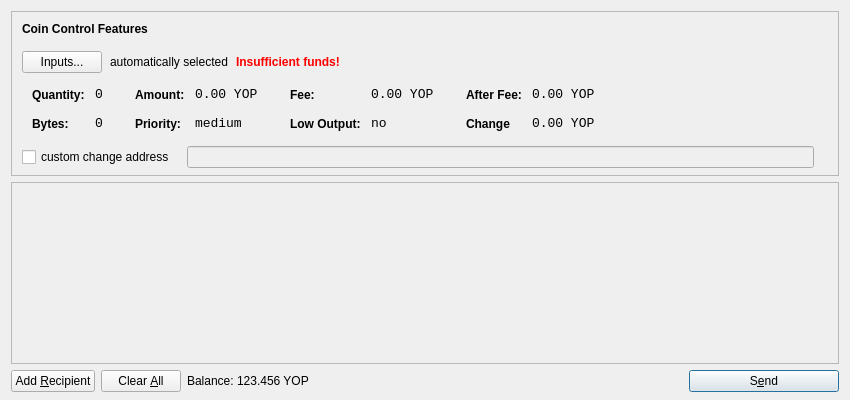
<?xml version="1.0" encoding="UTF-8"?>
<ui version="4.0">
 <class>SendCoinsDialog</class>
 <widget class="QDialog" name="SendCoinsDialog">
  <property name="geometry">
   <rect>
    <x>0</x>
    <y>0</y>
    <width>850</width>
    <height>400</height>
   </rect>
  </property>
  <property name="windowTitle">
   <string>Send Coins</string>
  </property>
  <layout class="QVBoxLayout" name="verticalLayout" stretch="0,1,0">
   <property name="bottomMargin">
    <number>8</number>
   </property>
   <item>
    <widget class="QFrame" name="frameCoinControl">
     <property name="sizePolicy">
      <sizepolicy hsizetype="Expanding" vsizetype="Expanding">
       <horstretch>0</horstretch>
       <verstretch>0</verstretch>
      </sizepolicy>
     </property>
     <property name="maximumSize">
      <size>
       <width>16777215</width>
       <height>16777215</height>
      </size>
     </property>
     <property name="frameShape">
      <enum>QFrame::StyledPanel</enum>
     </property>
     <property name="frameShadow">
      <enum>QFrame::Sunken</enum>
     </property>
     <layout class="QVBoxLayout" name="verticalLayoutCoinControl2">
      <property name="spacing">
       <number>-1</number>
      </property>
      <property name="leftMargin">
       <number>0</number>
      </property>
      <property name="topMargin">
       <number>0</number>
      </property>
      <property name="rightMargin">
       <number>0</number>
      </property>
      <property name="bottomMargin">
       <number>6</number>
      </property>
      <item>
       <layout class="QVBoxLayout" name="verticalLayoutCoinControl" stretch="0,0,0,0,1">
        <property name="spacing">
         <number>0</number>
        </property>
        <property name="leftMargin">
         <number>10</number>
        </property>
        <property name="topMargin">
         <number>10</number>
        </property>
        <item>
         <layout class="QHBoxLayout" name="horizontalLayoutCoinControl1">
          <property name="bottomMargin">
           <number>15</number>
          </property>
          <item>
           <widget class="QLabel" name="labelCoinControlFeatures">
            <property name="sizePolicy">
             <sizepolicy hsizetype="Preferred" vsizetype="Maximum">
              <horstretch>0</horstretch>
              <verstretch>0</verstretch>
             </sizepolicy>
            </property>
            <property name="font">
             <font>
              <weight>75</weight>
              <bold>true</bold>
             </font>
            </property>
            <property name="styleSheet">
             <string notr="true">font-weight:bold;</string>
            </property>
            <property name="text">
             <string>Coin Control Features</string>
            </property>
           </widget>
          </item>
         </layout>
        </item>
        <item>
         <layout class="QHBoxLayout" name="horizontalLayoutCoinControl2" stretch="0,0,0,0">
          <property name="spacing">
           <number>8</number>
          </property>
          <property name="bottomMargin">
           <number>10</number>
          </property>
          <item>
           <widget class="QPushButton" name="pushButtonCoinControl">
            <property name="styleSheet">
             <string notr="true"/>
            </property>
            <property name="text">
             <string>Inputs...</string>
            </property>
           </widget>
          </item>
          <item>
           <widget class="QLabel" name="labelCoinControlAutomaticallySelected">
            <property name="text">
             <string>automatically selected</string>
            </property>
            <property name="margin">
             <number>5</number>
            </property>
           </widget>
          </item>
          <item>
           <widget class="QLabel" name="labelCoinControlInsuffFunds">
            <property name="font">
             <font>
              <weight>75</weight>
              <bold>true</bold>
             </font>
            </property>
            <property name="styleSheet">
             <string notr="true">color:red;font-weight:bold;</string>
            </property>
            <property name="text">
             <string>Insufficient funds!</string>
            </property>
            <property name="margin">
             <number>5</number>
            </property>
           </widget>
          </item>
          <item>
           <spacer name="horizontalSpacerCoinControl">
            <property name="orientation">
             <enum>Qt::Horizontal</enum>
            </property>
            <property name="sizeHint" stdset="0">
             <size>
              <width>40</width>
              <height>1</height>
             </size>
            </property>
           </spacer>
          </item>
         </layout>
        </item>
        <item>
         <widget class="QWidget" name="widgetCoinControl" native="true">
          <property name="sizePolicy">
           <sizepolicy hsizetype="Preferred" vsizetype="Preferred">
            <horstretch>0</horstretch>
            <verstretch>0</verstretch>
           </sizepolicy>
          </property>
          <property name="minimumSize">
           <size>
            <width>0</width>
            <height>0</height>
           </size>
          </property>
          <property name="styleSheet">
           <string notr="true"/>
          </property>
          <layout class="QHBoxLayout" name="horizontalLayoutCoinControl5">
           <property name="margin">
            <number>0</number>
           </property>
           <item>
            <layout class="QHBoxLayout" name="horizontalLayoutCoinControl3" stretch="0,0,0,1">
             <property name="spacing">
              <number>20</number>
             </property>
             <property name="topMargin">
              <number>0</number>
             </property>
             <property name="bottomMargin">
              <number>10</number>
             </property>
             <item>
              <layout class="QFormLayout" name="formLayoutCoinControl1">
               <property name="horizontalSpacing">
                <number>10</number>
               </property>
               <property name="verticalSpacing">
                <number>14</number>
               </property>
               <property name="leftMargin">
                <number>10</number>
               </property>
               <property name="topMargin">
                <number>4</number>
               </property>
               <property name="rightMargin">
                <number>6</number>
               </property>
               <item row="0" column="0">
                <widget class="QLabel" name="labelCoinControlQuantityText">
                 <property name="styleSheet">
                  <string notr="true">font-weight:bold;</string>
                 </property>
                 <property name="text">
                  <string>Quantity:</string>
                 </property>
                 <property name="margin">
                  <number>0</number>
                 </property>
                </widget>
               </item>
               <item row="0" column="1">
                <widget class="QLabel" name="labelCoinControlQuantity">
                 <property name="font">
                  <font>
                   <family>Monospace</family>
                   <pointsize>10</pointsize>
                  </font>
                 </property>
                 <property name="cursor">
                  <cursorShape>IBeamCursor</cursorShape>
                 </property>
                 <property name="contextMenuPolicy">
                  <enum>Qt::ActionsContextMenu</enum>
                 </property>
                 <property name="text">
                  <string>0</string>
                 </property>
                 <property name="margin">
                  <number>0</number>
                 </property>
                 <property name="textInteractionFlags">
                  <set>Qt::LinksAccessibleByMouse|Qt::TextSelectableByKeyboard|Qt::TextSelectableByMouse</set>
                 </property>
                </widget>
               </item>
               <item row="1" column="0">
                <widget class="QLabel" name="labelCoinControlBytesText">
                 <property name="styleSheet">
                  <string notr="true">font-weight:bold;</string>
                 </property>
                 <property name="text">
                  <string>Bytes:</string>
                 </property>
                </widget>
               </item>
               <item row="1" column="1">
                <widget class="QLabel" name="labelCoinControlBytes">
                 <property name="font">
                  <font>
                   <family>Monospace</family>
                   <pointsize>10</pointsize>
                  </font>
                 </property>
                 <property name="cursor">
                  <cursorShape>IBeamCursor</cursorShape>
                 </property>
                 <property name="contextMenuPolicy">
                  <enum>Qt::ActionsContextMenu</enum>
                 </property>
                 <property name="text">
                  <string>0</string>
                 </property>
                 <property name="textInteractionFlags">
                  <set>Qt::LinksAccessibleByMouse|Qt::TextSelectableByKeyboard|Qt::TextSelectableByMouse</set>
                 </property>
                </widget>
               </item>
              </layout>
             </item>
             <item>
              <layout class="QFormLayout" name="formLayoutCoinControl2">
               <property name="horizontalSpacing">
                <number>10</number>
               </property>
               <property name="verticalSpacing">
                <number>14</number>
               </property>
               <property name="leftMargin">
                <number>6</number>
               </property>
               <property name="topMargin">
                <number>4</number>
               </property>
               <property name="rightMargin">
                <number>6</number>
               </property>
               <item row="0" column="0">
                <widget class="QLabel" name="labelCoinControlAmountText">
                 <property name="styleSheet">
                  <string notr="true">font-weight:bold;</string>
                 </property>
                 <property name="text">
                  <string>Amount:</string>
                 </property>
                 <property name="margin">
                  <number>0</number>
                 </property>
                </widget>
               </item>
               <item row="0" column="1">
                <widget class="QLabel" name="labelCoinControlAmount">
                 <property name="font">
                  <font>
                   <family>Monospace</family>
                   <pointsize>10</pointsize>
                  </font>
                 </property>
                 <property name="cursor">
                  <cursorShape>IBeamCursor</cursorShape>
                 </property>
                 <property name="contextMenuPolicy">
                  <enum>Qt::ActionsContextMenu</enum>
                 </property>
                 <property name="text">
                  <string notr="true">0.00 YOP</string>
                 </property>
                 <property name="textInteractionFlags">
                  <set>Qt::LinksAccessibleByMouse|Qt::TextSelectableByKeyboard|Qt::TextSelectableByMouse</set>
                 </property>
                </widget>
               </item>
               <item row="1" column="0">
                <widget class="QLabel" name="labelCoinControlPriorityText">
                 <property name="styleSheet">
                  <string notr="true">font-weight:bold;</string>
                 </property>
                 <property name="text">
                  <string>Priority:</string>
                 </property>
                </widget>
               </item>
               <item row="1" column="1">
                <widget class="QLabel" name="labelCoinControlPriority">
                 <property name="font">
                  <font>
                   <family>Monospace</family>
                   <pointsize>10</pointsize>
                  </font>
                 </property>
                 <property name="cursor">
                  <cursorShape>IBeamCursor</cursorShape>
                 </property>
                 <property name="contextMenuPolicy">
                  <enum>Qt::ActionsContextMenu</enum>
                 </property>
                 <property name="text">
                  <string>medium</string>
                 </property>
                 <property name="textInteractionFlags">
                  <set>Qt::LinksAccessibleByMouse|Qt::TextSelectableByKeyboard|Qt::TextSelectableByMouse</set>
                 </property>
                </widget>
               </item>
              </layout>
             </item>
             <item>
              <layout class="QFormLayout" name="formLayoutCoinControl3">
               <property name="horizontalSpacing">
                <number>10</number>
               </property>
               <property name="verticalSpacing">
                <number>14</number>
               </property>
               <property name="leftMargin">
                <number>6</number>
               </property>
               <property name="topMargin">
                <number>4</number>
               </property>
               <property name="rightMargin">
                <number>6</number>
               </property>
               <item row="0" column="0">
                <widget class="QLabel" name="labelCoinControlFeeText">
                 <property name="styleSheet">
                  <string notr="true">font-weight:bold;</string>
                 </property>
                 <property name="text">
                  <string>Fee:</string>
                 </property>
                 <property name="margin">
                  <number>0</number>
                 </property>
                </widget>
               </item>
               <item row="0" column="1">
                <widget class="QLabel" name="labelCoinControlFee">
                 <property name="font">
                  <font>
                   <family>Monospace</family>
                   <pointsize>10</pointsize>
                  </font>
                 </property>
                 <property name="cursor">
                  <cursorShape>IBeamCursor</cursorShape>
                 </property>
                 <property name="contextMenuPolicy">
                  <enum>Qt::ActionsContextMenu</enum>
                 </property>
                 <property name="text">
                  <string notr="true">0.00 YOP</string>
                 </property>
                 <property name="textInteractionFlags">
                  <set>Qt::LinksAccessibleByMouse|Qt::TextSelectableByKeyboard|Qt::TextSelectableByMouse</set>
                 </property>
                </widget>
               </item>
               <item row="1" column="0">
                <widget class="QLabel" name="labelCoinControlLowOutputText">
                 <property name="styleSheet">
                  <string notr="true">font-weight:bold;</string>
                 </property>
                 <property name="text">
                  <string>Low Output:</string>
                 </property>
                </widget>
               </item>
               <item row="1" column="1">
                <widget class="QLabel" name="labelCoinControlLowOutput">
                 <property name="font">
                  <font>
                   <family>Monospace</family>
                   <pointsize>10</pointsize>
                  </font>
                 </property>
                 <property name="cursor">
                  <cursorShape>IBeamCursor</cursorShape>
                 </property>
                 <property name="contextMenuPolicy">
                  <enum>Qt::ActionsContextMenu</enum>
                 </property>
                 <property name="text">
                  <string>no</string>
                 </property>
                 <property name="textInteractionFlags">
                  <set>Qt::LinksAccessibleByMouse|Qt::TextSelectableByKeyboard|Qt::TextSelectableByMouse</set>
                 </property>
                </widget>
               </item>
              </layout>
             </item>
             <item>
              <layout class="QFormLayout" name="formLayoutCoinControl4">
               <property name="horizontalSpacing">
                <number>10</number>
               </property>
               <property name="verticalSpacing">
                <number>14</number>
               </property>
               <property name="leftMargin">
                <number>6</number>
               </property>
               <property name="topMargin">
                <number>4</number>
               </property>
               <property name="rightMargin">
                <number>6</number>
               </property>
               <item row="0" column="0">
                <widget class="QLabel" name="labelCoinControlAfterFeeText">
                 <property name="styleSheet">
                  <string notr="true">font-weight:bold;</string>
                 </property>
                 <property name="text">
                  <string>After Fee:</string>
                 </property>
                 <property name="margin">
                  <number>0</number>
                 </property>
                </widget>
               </item>
               <item row="0" column="1">
                <widget class="QLabel" name="labelCoinControlAfterFee">
                 <property name="font">
                  <font>
                   <family>Monospace</family>
                   <pointsize>10</pointsize>
                  </font>
                 </property>
                 <property name="cursor">
                  <cursorShape>IBeamCursor</cursorShape>
                 </property>
                 <property name="contextMenuPolicy">
                  <enum>Qt::ActionsContextMenu</enum>
                 </property>
                 <property name="text">
                  <string notr="true">0.00 YOP</string>
                 </property>
                 <property name="textInteractionFlags">
                  <set>Qt::LinksAccessibleByMouse|Qt::TextSelectableByKeyboard|Qt::TextSelectableByMouse</set>
                 </property>
                </widget>
               </item>
               <item row="1" column="0">
                <widget class="QLabel" name="labelCoinControlChangeText">
                 <property name="styleSheet">
                  <string notr="true">font-weight:bold;</string>
                 </property>
                 <property name="text">
                  <string>Change</string>
                 </property>
                </widget>
               </item>
               <item row="1" column="1">
                <widget class="QLabel" name="labelCoinControlChange">
                 <property name="font">
                  <font>
                   <family>Monospace</family>
                   <pointsize>10</pointsize>
                  </font>
                 </property>
                 <property name="cursor">
                  <cursorShape>IBeamCursor</cursorShape>
                 </property>
                 <property name="contextMenuPolicy">
                  <enum>Qt::ActionsContextMenu</enum>
                 </property>
                 <property name="text">
                  <string notr="true">0.00 YOP</string>
                 </property>
                 <property name="textInteractionFlags">
                  <set>Qt::LinksAccessibleByMouse|Qt::TextSelectableByKeyboard|Qt::TextSelectableByMouse</set>
                 </property>
                </widget>
               </item>
              </layout>
             </item>
            </layout>
           </item>
          </layout>
         </widget>
        </item>
        <item>
         <layout class="QHBoxLayout" name="horizontalLayoutCoinControl4" stretch="0,0,0">
          <property name="spacing">
           <number>12</number>
          </property>
          <property name="sizeConstraint">
           <enum>QLayout::SetDefaultConstraint</enum>
          </property>
          <property name="topMargin">
           <number>5</number>
          </property>
          <property name="rightMargin">
           <number>5</number>
          </property>
          <item>
           <widget class="QCheckBox" name="checkBoxCoinControlChange">
            <property name="text">
             <string>custom change address</string>
            </property>
           </widget>
          </item>
          <item>
           <widget class="QLineEdit" name="lineEditCoinControlChange">
            <property name="enabled">
             <bool>false</bool>
            </property>
            <property name="sizePolicy">
             <sizepolicy hsizetype="Expanding" vsizetype="Fixed">
              <horstretch>0</horstretch>
              <verstretch>0</verstretch>
             </sizepolicy>
            </property>
           </widget>
          </item>
          <item>
           <widget class="QLabel" name="labelCoinControlChangeLabel">
            <property name="sizePolicy">
             <sizepolicy hsizetype="Preferred" vsizetype="Expanding">
              <horstretch>0</horstretch>
              <verstretch>0</verstretch>
             </sizepolicy>
            </property>
            <property name="minimumSize">
             <size>
              <width>0</width>
              <height>0</height>
             </size>
            </property>
            <property name="text">
             <string/>
            </property>
            <property name="margin">
             <number>3</number>
            </property>
           </widget>
          </item>
         </layout>
        </item>
        <item>
         <spacer name="verticalSpacerCoinControl">
          <property name="orientation">
           <enum>Qt::Vertical</enum>
          </property>
          <property name="sizeHint" stdset="0">
           <size>
            <width>800</width>
            <height>1</height>
           </size>
          </property>
         </spacer>
        </item>
       </layout>
      </item>
     </layout>
    </widget>
   </item>
   <item>
    <widget class="QScrollArea" name="scrollArea">
     <property name="widgetResizable">
      <bool>true</bool>
     </property>
     <widget class="QWidget" name="scrollAreaWidgetContents">
      <property name="geometry">
       <rect>
        <x>0</x>
        <y>0</y>
        <width>830</width>
        <height>165</height>
       </rect>
      </property>
      <layout class="QVBoxLayout" name="verticalLayout_2">
       <property name="margin">
        <number>0</number>
       </property>
       <item>
        <layout class="QVBoxLayout" name="entries">
         <property name="spacing">
          <number>6</number>
         </property>
        </layout>
       </item>
       <item>
        <spacer name="verticalSpacer">
         <property name="orientation">
          <enum>Qt::Vertical</enum>
         </property>
         <property name="sizeHint" stdset="0">
          <size>
           <width>20</width>
           <height>40</height>
          </size>
         </property>
        </spacer>
       </item>
      </layout>
     </widget>
    </widget>
   </item>
   <item>
    <layout class="QHBoxLayout" name="horizontalLayout">
     <item>
      <widget class="QPushButton" name="addButton">
       <property name="toolTip">
        <string>Send to multiple recipients at once</string>
       </property>
       <property name="text">
        <string>Add &amp;Recipient</string>
       </property>
       <property name="autoDefault">
        <bool>false</bool>
       </property>
      </widget>
     </item>
     <item>
      <widget class="QPushButton" name="clearButton">
       <property name="sizePolicy">
        <sizepolicy hsizetype="Minimum" vsizetype="Fixed">
         <horstretch>0</horstretch>
         <verstretch>0</verstretch>
        </sizepolicy>
       </property>
       <property name="toolTip">
        <string>Remove all transaction fields</string>
       </property>
       <property name="text">
        <string>Clear &amp;All</string>
       </property>
       <property name="autoRepeatDelay">
        <number>300</number>
       </property>
       <property name="autoDefault">
        <bool>false</bool>
       </property>
      </widget>
     </item>
     <item>
      <layout class="QHBoxLayout" name="horizontalLayout_2">
       <property name="spacing">
        <number>3</number>
       </property>
       <item>
        <widget class="QLabel" name="label">
         <property name="sizePolicy">
          <sizepolicy hsizetype="Preferred" vsizetype="Fixed">
           <horstretch>0</horstretch>
           <verstretch>0</verstretch>
          </sizepolicy>
         </property>
         <property name="text">
          <string>Balance:</string>
         </property>
        </widget>
       </item>
       <item>
        <widget class="QLabel" name="labelBalance">
         <property name="sizePolicy">
          <sizepolicy hsizetype="Preferred" vsizetype="Fixed">
           <horstretch>0</horstretch>
           <verstretch>0</verstretch>
          </sizepolicy>
         </property>
         <property name="cursor">
          <cursorShape>IBeamCursor</cursorShape>
         </property>
         <property name="text">
          <string notr="true">123.456 YOP</string>
         </property>
         <property name="textInteractionFlags">
          <set>Qt::LinksAccessibleByMouse|Qt::TextSelectableByKeyboard|Qt::TextSelectableByMouse</set>
         </property>
        </widget>
       </item>
      </layout>
     </item>
     <item>
      <spacer name="horizontalSpacer">
       <property name="orientation">
        <enum>Qt::Horizontal</enum>
       </property>
       <property name="sizeHint" stdset="0">
        <size>
         <width>40</width>
         <height>20</height>
        </size>
       </property>
      </spacer>
     </item>
     <item>
      <widget class="QPushButton" name="sendButton">
       <property name="minimumSize">
        <size>
         <width>150</width>
         <height>0</height>
        </size>
       </property>
       <property name="toolTip">
        <string>Confirm the send action</string>
       </property>
       <property name="text">
        <string>S&amp;end</string>
       </property>
       <property name="icon">
        <iconset resource="../bitcoin.qrc">
         <normaloff>:/icons/send</normaloff>:/icons/send</iconset>
       </property>
       <property name="default">
        <bool>true</bool>
       </property>
      </widget>
     </item>
    </layout>
   </item>
  </layout>
 </widget>
 <resources>
  <include location="../bitcoin.qrc"/>
 </resources>
 <connections/>
</ui>
